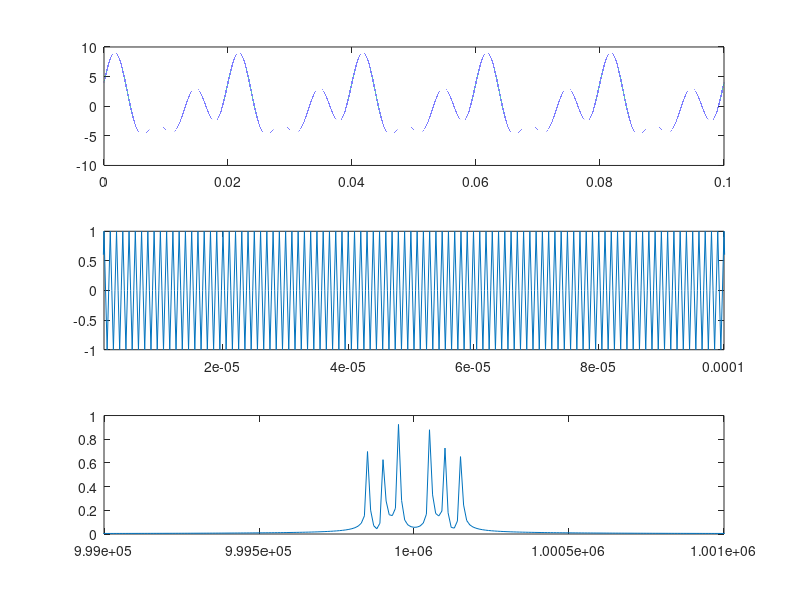

The MATLAB source for this figure:
function x = testing_stuff()
fs = 4000000;
t = 0:1/fs:0.1;
m =  4*cos(100*pi*t) + 3*sin(200*pi*t) + 3*sin(300*pi*t);
subplot(3,1,1);
plot(t,m);
u = cos(2000000*pi*t);
subplot(3,1,2);
plot(t,u);
set(gca,'XLim',[0.000001 0.0001]);

AM_signal = m.*u;
M = fftshift(fft(AM_signal)); 
n = length(AM_signal) - 1;
df = fs/n;
f = -fs/2:df:fs/2;
subplot(3,1,3);
plot(f,abs(M)/n);
set(gca,'XLim',[999000 1001000]);
end